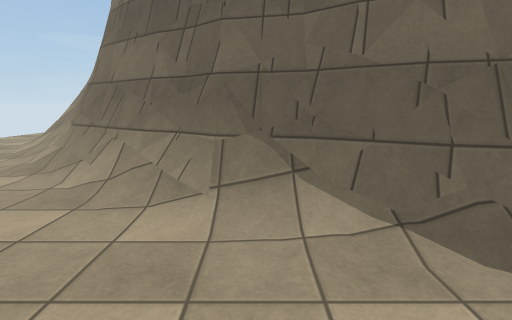
[1] (above)

13 first-person views from a walk through a Unity game level. The camera is 1.4 m above the floor, tilts 10° down and sees 80° across. The floor is counted in squares, 1 m on a side. Each view is taken from the middle of a square. On the plan, view 1 faces up. The plan holds only what a view shows up to about 14 squares ahead; the rest is blank. The place goes on beyond the plan. The player character is not drawn. Some animated figures are not drawn. Surface patterns are stand-ins for the level's own textures.

[2]
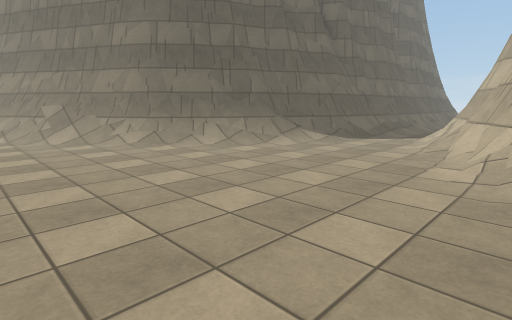

[3]
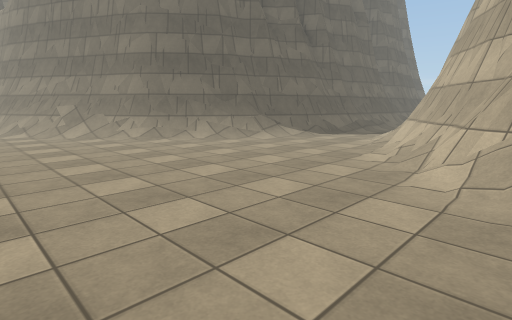

[4]
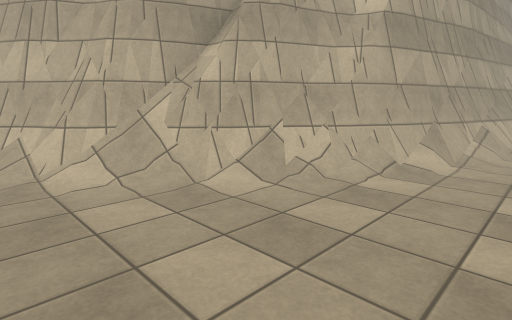

[5]
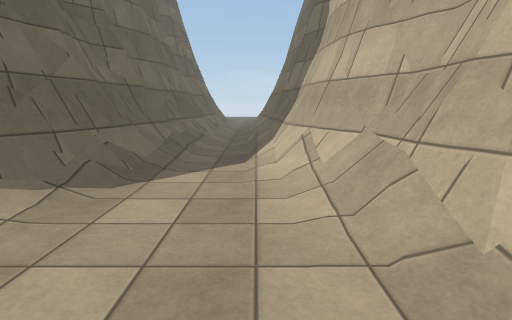

[6]
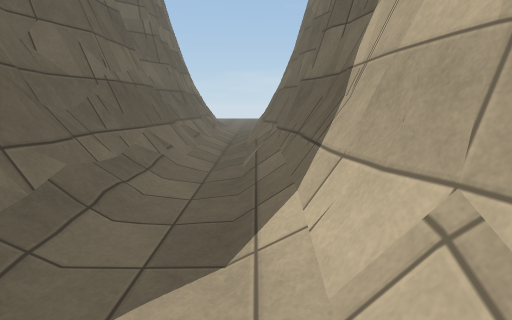

[7]
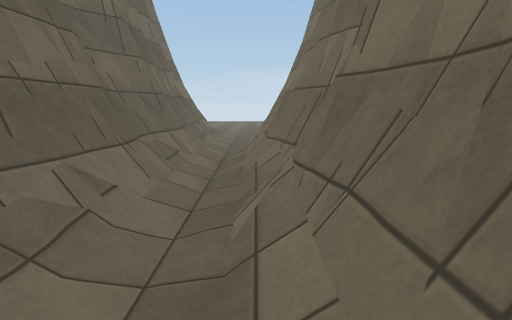

[8]
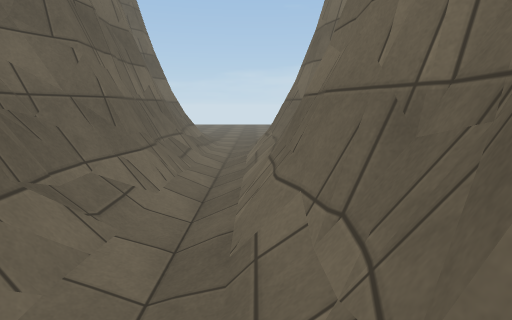

[9]
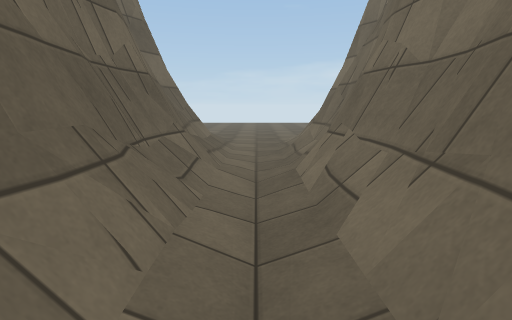

[10]
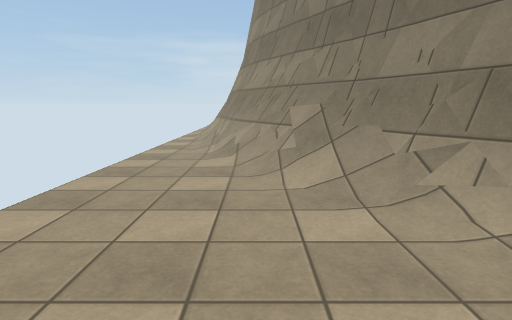

[11]
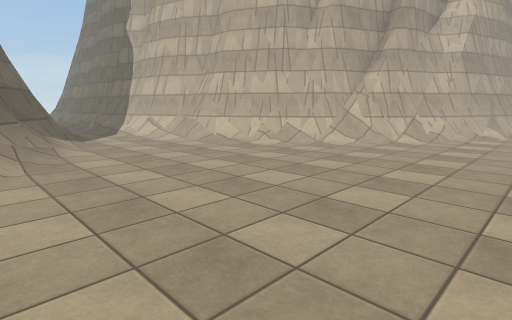

[12]
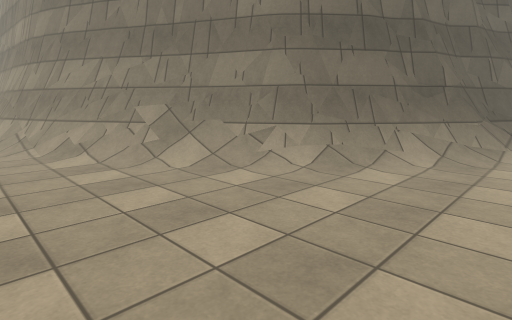

[13]
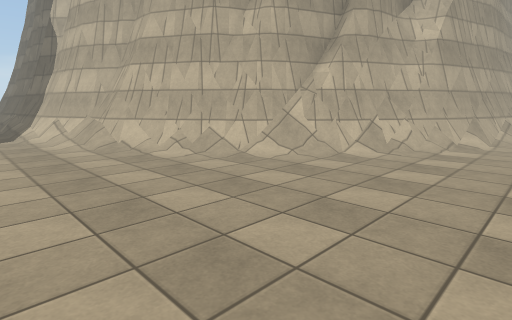

### Floor plan
Key: @ floor where view 1 was taken; # wall or solid block; . main floor; : floor 0.5 m higher than the main floor; / step, stairs or slope; = window, fence, low wall or low ledge; O other object.
Columns run from 11 left of view 1 to 21 right of it. Each row starts with its distance up from view 1.
 18 .=#
 17 .=#
 16 .=#
 15 ..##
 14 ..##
 13 ../###
 12 ../=##
 11 ...//##
 10 ..../=#
  9 ..../O##
  8 ...../=##
  7 ....../###
  6 ......./=###
  5 ......../O####
  4 ..........//#####
  3 ............//=##################
  2 .............../////===O===#:////
  1 .................................
  0 ...........@..//////=O=##=====///
 -1 ............//=#################=
 -2 .........//===###              #
 -3 ........//#####
 -4 ....../#=###
 -5 ....../###
 -6 ...../=##
 -7 ..../=##
 -8 .../O###
 -9 ...==#
-10  ./=##
-11  ./##
-12  /=#
-13  /##

Positions as (right, up) in squares from view 1, and headings:
1: (0, 0), facing up
2: (-10, -4), facing up-right
3: (-11, -6), facing up-right
4: (-11, -3), facing down-right
5: (-3, 0), facing right
6: (2, 0), facing right
7: (5, 0), facing right
8: (8, 0), facing right
9: (12, 1), facing right
10: (-8, 4), facing up
11: (-11, 6), facing down-right
12: (-11, 3), facing up-right
13: (-11, 2), facing down-right
